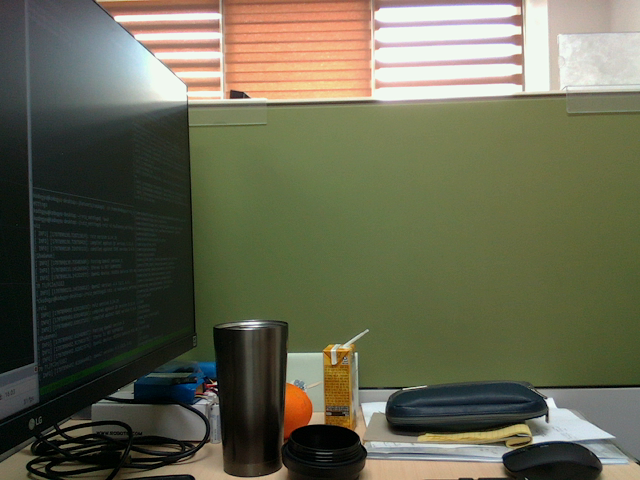
#> input picture python/test_images/color_image484.png, 640 x 480 px
$ python display_depth_to_pcd.py
#> lines starting #> are read from the running program, lines starting #| are printed output that depends on the picture
import cv2
import matplotlib.pyplot as plt
import numpy as np

def get_point_cloud(rgb_image, depth_image, fx, fy, cx, cy, scale):
    points_3d = []
    points_color = []
    # Downsample to 1/scale
    for row in range(0, rgb_image.shape[0], scale):
        for col in range(0, rgb_image.shape[1], scale):
            point_vector = np.array([col - cx, row - cy, fx])  # [x, y, z]
            point_vector = point_vector / fx
            depth = depth_image[row, col]
            if depth:
                point_color = rgb_image[row, col] / 255

                points_3d.append(list(point_vector * depth))
                points_color.append(list(point_color))

    points_3d = np.array(points_3d)
    return points_3d, points_color

def main():
    color_image = cv2.imread("test_images/color_image484.png")
#> color_image is the input picture: shape (480, 640, 3); mean B, G, R 80.3, 102.1, 101.6
    depth_image = cv2.imread("test_images/depth_image213.png", cv2.IMREAD_ANYDEPTH)
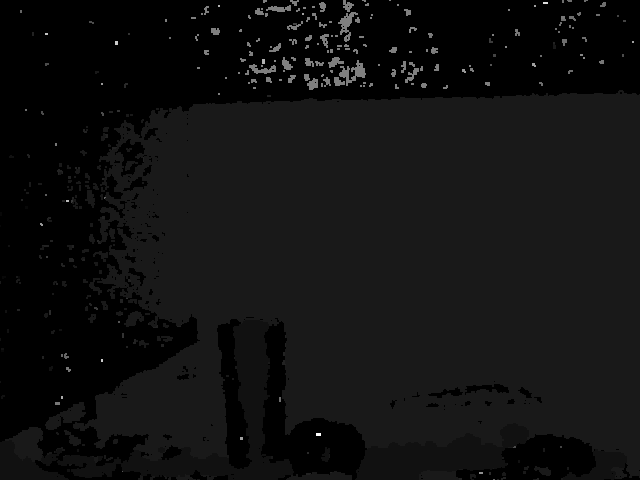
#> input picture python/test_images/depth_image213.png, 640 x 480 px
#> depth_image is the input picture: shape (480, 640) uint16; min 0, max 7738, mean 602
    depth_estimate_image = cv2.imread("test_images/depth_estimate_image213.png", cv2.IMREAD_ANYDEPTH)
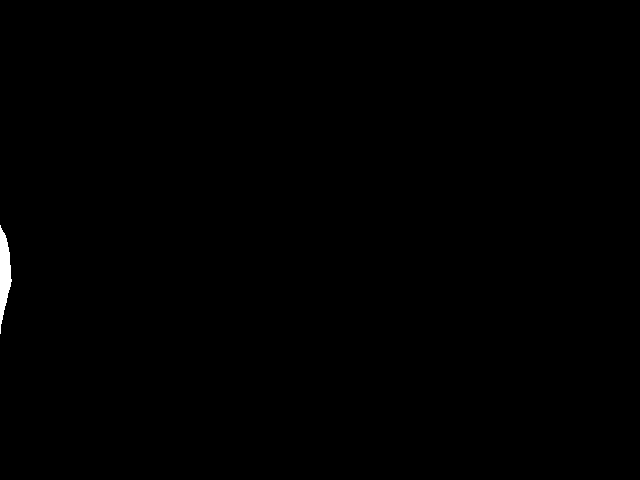
#> input picture python/test_images/depth_estimate_image213.png, 640 x 480 px
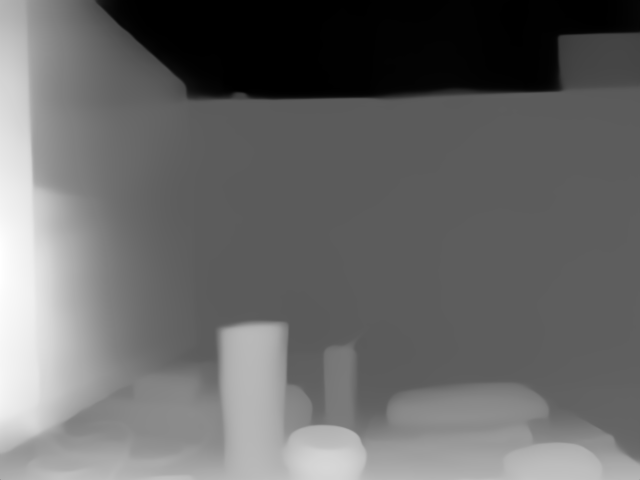
#> depth_estimate_image: shape (480, 640) uint16; min 1, max 262, mean 108.7; drawn with min black and max white
    # Convert BGR image to RGB
    color_image = cv2.cvtColor(color_image, cv2.COLOR_BGR2RGB)
    depth_estimate_image = 1 / depth_estimate_image  # disparity -> depth
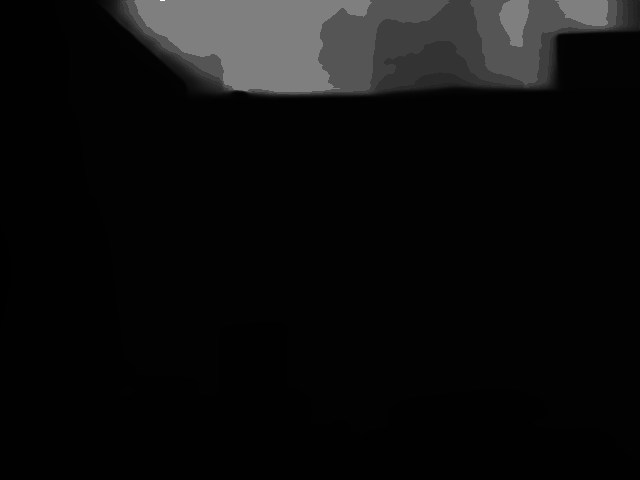
#> depth_estimate_image: shape (480, 640) float64; min 0.00382, max 1, mean 0.0548

    # Camera parameters
    fx = 620
    fy = 618
    cx = 325
    cy = 258

    # point cloud from Depth camera
    points_3d, points_color = get_point_cloud(color_image, depth_image, fx, fy, cx, cy, 10)
#> after the loop in get_point_cloud, `for row in range(0, rgb_image.shape[0], scale):`: points_3d = 1868 items, first 6: [-220.3, -1623.7, 3902], [410.9, -1630.8, 3919], [1398.1, -1472.3, 3538], [-1553, -1262.8, 3157], [-281.7, -1552.4, 3881], [-221.4, -1568.8, 3922]; points_color = 1868 items, first 6: [0.663, 0.42, 0.31], [0.678, 0.518, 0.494], [0.725, 0.655, 0.612], [0.259, 0.267, 0.298], [0.863, 0.549, 0.427], [0.851, 0.549, 0.443]
#> in get_point_cloud, `points_3d = np.array(points_3d)`: points_3d = 1868 rows, first 8: [-220.3, -1623.7, 3902], [410.9, -1630.8, 3919], [1398.1, -1472.3, 3538], [-1553, -1262.8, 3157], [-281.7, -1552.4, 3881], [-221.4, -1568.8, 3922], [-31.48, -1561.6, 3904], [535.1, -1561.2, 3903]
    points_x = points_3d[:, 0]
#> points_x = 1868 values, max 1398.1 at index 2, min -1553 at index 3, mean 74.7
    points_y = points_3d[:, 1]
#> points_y = 1868 values, max 793.8 at index 1529, min -1630.8 at index 1, mean 2.7
    points_z = points_3d[:, 2]
#> points_z = 1868 values, max 4126 at index 11, min 525 at index 1243, mean 972.1
    # point cloud from Depth estimation
    points_3d_est, points_color_est = get_point_cloud(color_image, depth_estimate_image, fx, fy, cx, cy, 10)
#> points_color_est = 3072 items, first 6: [0.259, 0.216, 0.231], [0.255, 0.251, 0.267], [0.275, 0.239, 0.251], [0.298, 0.271, 0.322], [0.251, 0.282, 0.278], [0.275, 0.282, 0.322]
    points_3d_est = points_3d_est * 100
    points_x_est = points_3d_est[:, 0]
#> points_x_est = 3072 values, max 22.18 at index 60, min -26.61 at index 16, mean 0.193
    points_y_est = points_3d_est[:, 1]
#> points_y_est = 3072 values, max 0.279 at index 2943, min -41.61 at index 16, mean -1.81
    points_z_est = points_3d_est[:, 2]
#> points_z_est = 3072 values, max 100 at index 16, min 0.382 at index 1600, mean 5.8

    # 2D RGB image plot
    fig = plt.figure(figsize=(15, 8))
    plt_row = 2
    plt_col = 3
    ax = fig.add_subplot(plt_row, plt_col, 1)
    ax.imshow(color_image)
    ax.set_title('RGB image')

    ### Plot point cloud from depth camera ###
    # 3D scatter plot 생성
    ax = fig.add_subplot(plt_row, plt_col, 2, projection='3d')
    scatter = ax.scatter(points_x, points_y, points_z, c=points_color)
    # 플롯 축 레이블 설정
    ax.set_xlabel('X Label')
    ax.set_ylabel('Y Label')
    ax.set_zlabel('Z Label')
    ax.set_title('Depth camera result')

    # 2D depth image (actually, it's inverse of the depth image)
    ax = fig.add_subplot(plt_row, plt_col, 5)
    ax.imshow(1 / depth_image, cmap='plasma')
    ax.set_title('depth from depth camera')

    ### Plot point cloud from Depth Anything model estimation ###
    # 3D scatter plot 생성
    ax = fig.add_subplot(plt_row, plt_col, 3, projection='3d')
    scatter = ax.scatter(points_x_est, points_y_est, points_z_est, c=points_color_est)
    # 플롯 축 레이블 설정
    ax.set_xlabel('X Label')
    ax.set_ylabel('Y Label')
    ax.set_zlabel('Z Label')
    ax.set_title('Depth estimation result')

    # 2D depth image (actually, it's inverse of the depth image)
    ax = fig.add_subplot(plt_row, plt_col, 6)
    ax.imshow(1 / depth_estimate_image, cmap='plasma')
    ax.set_title('depth from Depth Anything')

    plt.show()
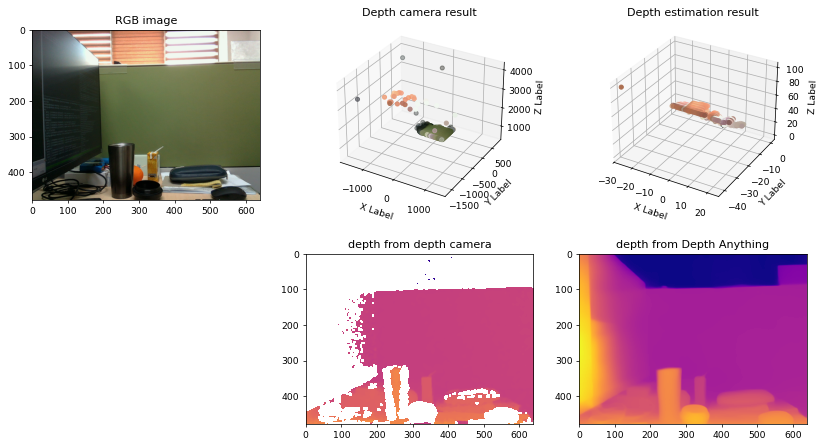
#> figure drawn by matplotlib, 5 panels

if __name__ == "__main__":
    main()
